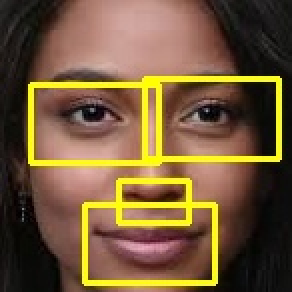
#> input picture python_process/Image_Lips/0_image_picker4693477020074050379.jpg.jpg, 146 x 146 px, found by its file name (shown 2 times larger); its folder holds only this picture in this run
$ python -i detect_lips.py   (imports and definitions only)
#> lines starting #> are read from the running program, lines starting #| are printed output that depends on the picture; after the words box and inside, x2 and y2 are one past the last pixel; in counts of white or black regions, pixels touching at a corner belong together
import cv2
import numpy as np
from sklearn.cluster import KMeans
from collections import Counter
from global_variable import temp_list_area_lips
from global_variable import temp_list_labels
from global_variable import temp_list_choosen_cluster
from global_variable import bool_cluster_CIELAB


eyeCascade = cv2.CascadeClassifier("./python_process/haarcascade/haarcascade_eye.xml")
smileCascade = cv2.CascadeClassifier("./python_process/haarcascade/haarcascade_smile.xml")
leftEyeCascade = cv2.CascadeClassifier("./python_process/haarcascade/haarcascade_lefteye_2splits.xml")
rightEyeCascade = cv2.CascadeClassifier("./python_process/haarcascade/haarcascade_righteye_2splits.xml")

def detectLips(imageName):
    print("START DETECT LIPS")
    face = cv2.imread(str("./python_process/Images_New/"+imageName))
#> face is the input picture: shape (146, 146, 3); mean B, G, R 58, 90, 116.2
    eyes = eyeCascade.detectMultiScale(face)
#> eyes = [[25, 39, 36, 36], [88, 42, 31, 31]]
    leftEye = leftEyeCascade.detectMultiScale(face)
#> leftEye = [[27, 30, 40, 40], [87, 32, 38, 38]]
    rightEye = rightEyeCascade.detectMultiScale(face)
#> rightEye = [[25, 27, 45, 45]]
    roi_color_new = face.copy()

    lips = []
    lips_label = []
    choosen_cluster = []
    if len(leftEye) > 0 and len(rightEye) > 0 :
        grayscale_image = cv2.cvtColor(face, cv2.COLOR_BGR2GRAY)
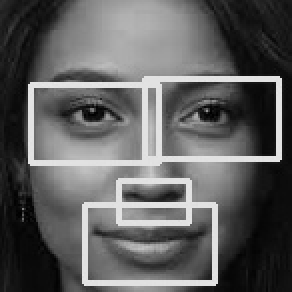
#> grayscale_image: shape (146, 146) (shown 2 times larger); min 0, max 231, mean 94.2
        roi_gray = grayscale_image
        roi_color = face.copy()
        roi_color_new = face.copy()

        mouth = smileCascade.detectMultiScale(roi_gray, scaleFactor=1.3, minNeighbors=4, flags=cv2.CASCADE_SCALE_IMAGE)
#> mouth = [[4, 32, 36, 18], [28, 55, 36, 18], [19, 66, 47, 23], [37, 94, 77, 39], [23, 78, 103, 51]]
        counter_lips = 0
        for (mouth_x_coordinate, mouth_y_coordinate, mouth_width, mouth_height) in mouth:
            cv2.rectangle(roi_color_new, (mouth_x_coordinate, mouth_y_coordinate),(mouth_x_coordinate + mouth_width, mouth_y_coordinate + mouth_height), (0, 255, 255), 2)
            checkLeftEye = True
            checkRightEye = True
            checkBelowEye = True

            for x, y, w, h in rightEye:
                if(mouth_x_coordinate>x+w):
                    checkLeftEye = False
                if(mouth_y_coordinate < y+h):
                    checkBelowEye = False

            for x, y, w, h in leftEye:
                if(mouth_x_coordinate+mouth_width<x):
                    checkRightEye = False
                if(mouth_y_coordinate < y+h):
                    checkBelowEye = False

            if(checkLeftEye == True and checkRightEye == True and checkBelowEye == True):
                temp = [mouth_x_coordinate, mouth_y_coordinate, mouth_width, mouth_height]
                lips.append(temp)

                # KMEANS
                if bool_cluster_CIELAB :
                    crop_lips = face[mouth_y_coordinate:mouth_y_coordinate + mouth_height, mouth_x_coordinate:mouth_x_coordinate + mouth_width]
                    numClusters = 2
                    img_arr = crop_lips.astype("float32") / 255
                    print("depth : ", img_arr.dtype)
                    print("new arr : ", img_arr)
                    img_arr_Lab = cv2.cvtColor(img_arr, cv2.COLOR_BGR2Lab)

                    (h_Lab,w_Lab,c_Lab) = img_arr_Lab.shape
                    reshapedLab = img_arr_Lab.reshape(h_Lab*w_Lab,c_Lab)
                    kmeans_model_Lab = KMeans(n_clusters=numClusters, random_state=0)
                    cluster_labels_Lab = kmeans_model_Lab.fit_predict(reshapedLab)
                    labels_count_Lab = Counter(cluster_labels_Lab)
                    u, c = np.unique(cluster_labels_Lab, return_counts = True)
                    choosenCluster = u[c == c.max()]
                    img_quant_Lab = np.reshape(np.array(kmeans_model_Lab.labels_, dtype=np.uint8),
                        (img_arr_Lab.shape[0], img_arr_Lab.shape[1]))
                    cols_Lab = kmeans_model_Lab.cluster_centers_.round(0).astype(int)
                    temp_label = kmeans_model_Lab.labels_
                    print(temp_label)
                    lips_label.append(temp_label.tolist())
                    print(lips_label)
                    choosen_cluster.append(choosenCluster[0])
                else :
                    crop_lips = face[mouth_y_coordinate:mouth_y_coordinate + mouth_height, mouth_x_coordinate:mouth_x_coordinate + mouth_width]
                    numClusters = 2
                    img_arr_rgb = cv2.cvtColor(crop_lips, cv2.COLOR_BGR2RGB)
                    img_arr_ycrcb = cv2.cvtColor(crop_lips, cv2.COLOR_BGR2YCrCb)
                    channelY = []
                    for char in "0":
                        channelY.append(int(char))
                    img_arr_y = img_arr_ycrcb[:,:,channelY]
                    reshaped_y = img_arr_y.reshape(img_arr_y.shape[0] * img_arr_y.shape[1], img_arr_y.shape[2])
                    channelIndices = []
                    for char in "12":
                        channelIndices.append(int(char))
                    img_arr_crcb = img_arr_ycrcb[:,:,channelIndices]
                    reshapedCrCb = img_arr_crcb.reshape(img_arr_crcb.shape[0] * img_arr_crcb.shape[1], img_arr_crcb.shape[2])
                    kmeans_model_crcb = KMeans(n_clusters=numClusters, random_state=0)
                    cluster_labels_crcb = kmeans_model_crcb.fit_predict(reshapedCrCb)
                    labels_count_crcb = Counter(cluster_labels_crcb)
                    u, c = np.unique(cluster_labels_crcb, return_counts = True)
                    choosenCluster = u[c == c.max()]
                    print("choosen : ", choosenCluster[0])
                    img_quant_crcb = np.reshape(np.array(kmeans_model_crcb.labels_, dtype=np.uint8),
                        (img_arr_crcb.shape[0], img_arr_crcb.shape[1]))
                    labels_count_crcb = Counter(cluster_labels_crcb)
                    cols_crcb = kmeans_model_crcb.cluster_centers_.round(0).astype(int)
                    print("cluster")
                    print(cols_crcb)
                    print(img_quant_crcb)
                    print("height", img_arr_rgb.shape[0])
                    print("width", img_arr_rgb.shape[1])
                    # print(img_arr_rgb[img_arr_rgb.shape[0]-1])
                    print(kmeans_model_crcb.labels_)
                    # for index, pixel in enumerate(img_arr_rgb[img_arr_rgb.shape[0]-1]):
                    #     roi_color_new[img_arr_rgb.shape[0]-1][index] = [0,0,0]
                    # for index, pixel in enumerate(img_arr_rgb[img_arr_rgb.shape[0]-2]):
                    #     roi_color_new[img_arr_rgb.shape[0]-1][index] = [0,0,0]
                    # for index, pixel in enumerate(img_arr_rgb[img_arr_rgb.shape[0]-3]):
                    #     roi_color_new[img_arr_rgb.shape[0]-1][index] = [0,0,0]
                    # for index, pixel in enumerate(img_arr_rgb[img_arr_rgb.shape[0]-4]):
                    #     roi_color_new[img_arr_rgb.shape[0]-1][index] = [0,0,0]
                    print("TESTING")
                    temp_label = kmeans_model_crcb.labels_
                    print(temp_label)
                    lips_label.append(temp_label.tolist())
                    print(lips_label)
                    choosen_cluster.append(choosenCluster[0])
#> this loop made 5 passes
#> (mouth_x_coordinate, mouth_y_coordinate, mouth_width, mouth_height, numClusters, h_Lab, w_Lab, c_Lab) on passes 4 to 5: (37, 94, 77, 39, 2, 39, 77, 3), (23, 78, 103, 51, 2, 51, 103, 3)
#> (printed output is left out)
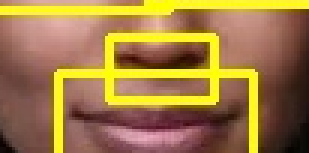
#> crop_lips: shape (51, 103, 3) (shown 3 times larger); mean B, G, R 69.1, 123.4, 160.4
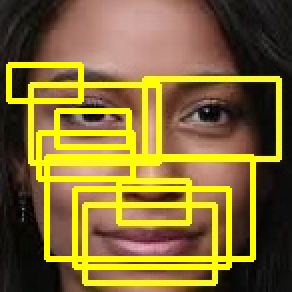
#> roi_color_new: shape (146, 146, 3) (shown 2 times larger); 12.23% of pixels changed, all inside (x1, y1, x2, y2) = (3, 31, 128, 135)
#> after the loop, choosen_cluster = [0, 0]; lips = [[37, 94, 77, 39], [23, 78, 103, 51]]; lips_label = 2 items
                    # [10 lines of commented-out code are left out]
        print("SAVEEEEE LIPSSSS")
        # cv2.imwrite('./python_process/Images_New/'+str(counter)+'_'+fileName, crop_faces)
        cv2.imwrite('./python_process/Image_Lips/'+imageName, roi_color_new)
    print("END DETECT LIPS")
    temp_list_area_lips.append(lips)
    temp_list_labels.append(lips_label)
    temp_list_choosen_cluster.append(choosen_cluster)
    # return lips

>>> result = detectLips('Image_Lips/0_image_picker4693477020074050379.jpg.jpg')
